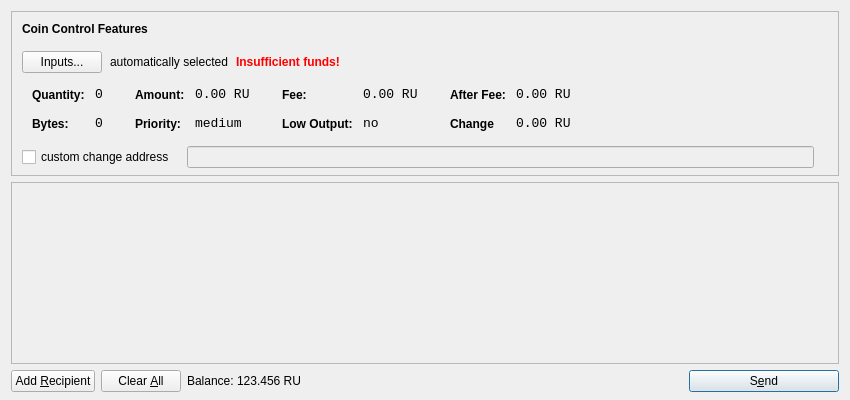
<?xml version="1.0" encoding="UTF-8"?>
<ui version="4.0">
 <class>SendCoinsDialog</class>
 <widget class="QDialog" name="SendCoinsDialog">
  <property name="geometry">
   <rect>
    <x>0</x>
    <y>0</y>
    <width>850</width>
    <height>400</height>
   </rect>
  </property>
  <property name="windowTitle">
   <string>Send Coins</string>
  </property>
  <layout class="QVBoxLayout" name="verticalLayout" stretch="0,1,0">
   <property name="bottomMargin">
    <number>8</number>
   </property>
   <item>
    <widget class="QFrame" name="frameCoinControl">
     <property name="sizePolicy">
      <sizepolicy hsizetype="Expanding" vsizetype="Expanding">
       <horstretch>0</horstretch>
       <verstretch>0</verstretch>
      </sizepolicy>
     </property>
     <property name="maximumSize">
      <size>
       <width>16777215</width>
       <height>16777215</height>
      </size>
     </property>
     <property name="frameShape">
      <enum>QFrame::StyledPanel</enum>
     </property>
     <property name="frameShadow">
      <enum>QFrame::Sunken</enum>
     </property>
     <layout class="QVBoxLayout" name="verticalLayoutCoinControl2">
      <property name="spacing">
       <number>-1</number>
      </property>
      <property name="leftMargin">
       <number>0</number>
      </property>
      <property name="topMargin">
       <number>0</number>
      </property>
      <property name="rightMargin">
       <number>0</number>
      </property>
      <property name="bottomMargin">
       <number>6</number>
      </property>
      <item>
       <layout class="QVBoxLayout" name="verticalLayoutCoinControl" stretch="0,0,0,0,1">
        <property name="spacing">
         <number>0</number>
        </property>
        <property name="leftMargin">
         <number>10</number>
        </property>
        <property name="topMargin">
         <number>10</number>
        </property>
        <item>
         <layout class="QHBoxLayout" name="horizontalLayoutCoinControl1">
          <property name="bottomMargin">
           <number>15</number>
          </property>
          <item>
           <widget class="QLabel" name="labelCoinControlFeatures">
            <property name="sizePolicy">
             <sizepolicy hsizetype="Preferred" vsizetype="Maximum">
              <horstretch>0</horstretch>
              <verstretch>0</verstretch>
             </sizepolicy>
            </property>
            <property name="font">
             <font>
              <weight>75</weight>
              <bold>true</bold>
             </font>
            </property>
            <property name="styleSheet">
             <string notr="true">font-weight:bold;</string>
            </property>
            <property name="text">
             <string>Coin Control Features</string>
            </property>
           </widget>
          </item>
         </layout>
        </item>
        <item>
         <layout class="QHBoxLayout" name="horizontalLayoutCoinControl2" stretch="0,0,0,0">
          <property name="spacing">
           <number>8</number>
          </property>
          <property name="bottomMargin">
           <number>10</number>
          </property>
          <item>
           <widget class="QPushButton" name="pushButtonCoinControl">
            <property name="styleSheet">
             <string notr="true"/>
            </property>
            <property name="text">
             <string>Inputs...</string>
            </property>
           </widget>
          </item>
          <item>
           <widget class="QLabel" name="labelCoinControlAutomaticallySelected">
            <property name="text">
             <string>automatically selected</string>
            </property>
            <property name="margin">
             <number>5</number>
            </property>
           </widget>
          </item>
          <item>
           <widget class="QLabel" name="labelCoinControlInsuffFunds">
            <property name="font">
             <font>
              <weight>75</weight>
              <bold>true</bold>
             </font>
            </property>
            <property name="styleSheet">
             <string notr="true">color:red;font-weight:bold;</string>
            </property>
            <property name="text">
             <string>Insufficient funds!</string>
            </property>
            <property name="margin">
             <number>5</number>
            </property>
           </widget>
          </item>
          <item>
           <spacer name="horizontalSpacerCoinControl">
            <property name="orientation">
             <enum>Qt::Horizontal</enum>
            </property>
            <property name="sizeHint" stdset="0">
             <size>
              <width>40</width>
              <height>1</height>
             </size>
            </property>
           </spacer>
          </item>
         </layout>
        </item>
        <item>
         <widget class="QWidget" name="widgetCoinControl" native="true">
          <property name="sizePolicy">
           <sizepolicy hsizetype="Preferred" vsizetype="Preferred">
            <horstretch>0</horstretch>
            <verstretch>0</verstretch>
           </sizepolicy>
          </property>
          <property name="minimumSize">
           <size>
            <width>0</width>
            <height>0</height>
           </size>
          </property>
          <property name="styleSheet">
           <string notr="true"/>
          </property>
          <layout class="QHBoxLayout" name="horizontalLayoutCoinControl5">
           <property name="margin">
            <number>0</number>
           </property>
           <item>
            <layout class="QHBoxLayout" name="horizontalLayoutCoinControl3" stretch="0,0,0,1">
             <property name="spacing">
              <number>20</number>
             </property>
             <property name="topMargin">
              <number>0</number>
             </property>
             <property name="bottomMargin">
              <number>10</number>
             </property>
             <item>
              <layout class="QFormLayout" name="formLayoutCoinControl1">
               <property name="horizontalSpacing">
                <number>10</number>
               </property>
               <property name="verticalSpacing">
                <number>14</number>
               </property>
               <property name="leftMargin">
                <number>10</number>
               </property>
               <property name="topMargin">
                <number>4</number>
               </property>
               <property name="rightMargin">
                <number>6</number>
               </property>
               <item row="0" column="0">
                <widget class="QLabel" name="labelCoinControlQuantityText">
                 <property name="styleSheet">
                  <string notr="true">font-weight:bold;</string>
                 </property>
                 <property name="text">
                  <string>Quantity:</string>
                 </property>
                 <property name="margin">
                  <number>0</number>
                 </property>
                </widget>
               </item>
               <item row="0" column="1">
                <widget class="QLabel" name="labelCoinControlQuantity">
                 <property name="font">
                  <font>
                   <family>Monospace</family>
                   <pointsize>10</pointsize>
                  </font>
                 </property>
                 <property name="cursor">
                  <cursorShape>IBeamCursor</cursorShape>
                 </property>
                 <property name="contextMenuPolicy">
                  <enum>Qt::ActionsContextMenu</enum>
                 </property>
                 <property name="text">
                  <string>0</string>
                 </property>
                 <property name="margin">
                  <number>0</number>
                 </property>
                 <property name="textInteractionFlags">
                  <set>Qt::LinksAccessibleByMouse|Qt::TextSelectableByKeyboard|Qt::TextSelectableByMouse</set>
                 </property>
                </widget>
               </item>
               <item row="1" column="0">
                <widget class="QLabel" name="labelCoinControlBytesText">
                 <property name="styleSheet">
                  <string notr="true">font-weight:bold;</string>
                 </property>
                 <property name="text">
                  <string>Bytes:</string>
                 </property>
                </widget>
               </item>
               <item row="1" column="1">
                <widget class="QLabel" name="labelCoinControlBytes">
                 <property name="font">
                  <font>
                   <family>Monospace</family>
                   <pointsize>10</pointsize>
                  </font>
                 </property>
                 <property name="cursor">
                  <cursorShape>IBeamCursor</cursorShape>
                 </property>
                 <property name="contextMenuPolicy">
                  <enum>Qt::ActionsContextMenu</enum>
                 </property>
                 <property name="text">
                  <string>0</string>
                 </property>
                 <property name="textInteractionFlags">
                  <set>Qt::LinksAccessibleByMouse|Qt::TextSelectableByKeyboard|Qt::TextSelectableByMouse</set>
                 </property>
                </widget>
               </item>
              </layout>
             </item>
             <item>
              <layout class="QFormLayout" name="formLayoutCoinControl2">
               <property name="horizontalSpacing">
                <number>10</number>
               </property>
               <property name="verticalSpacing">
                <number>14</number>
               </property>
               <property name="leftMargin">
                <number>6</number>
               </property>
               <property name="topMargin">
                <number>4</number>
               </property>
               <property name="rightMargin">
                <number>6</number>
               </property>
               <item row="0" column="0">
                <widget class="QLabel" name="labelCoinControlAmountText">
                 <property name="styleSheet">
                  <string notr="true">font-weight:bold;</string>
                 </property>
                 <property name="text">
                  <string>Amount:</string>
                 </property>
                 <property name="margin">
                  <number>0</number>
                 </property>
                </widget>
               </item>
               <item row="0" column="1">
                <widget class="QLabel" name="labelCoinControlAmount">
                 <property name="font">
                  <font>
                   <family>Monospace</family>
                   <pointsize>10</pointsize>
                  </font>
                 </property>
                 <property name="cursor">
                  <cursorShape>IBeamCursor</cursorShape>
                 </property>
                 <property name="contextMenuPolicy">
                  <enum>Qt::ActionsContextMenu</enum>
                 </property>
                 <property name="text">
                  <string>0.00 RU</string>
                 </property>
                 <property name="textInteractionFlags">
                  <set>Qt::LinksAccessibleByMouse|Qt::TextSelectableByKeyboard|Qt::TextSelectableByMouse</set>
                 </property>
                </widget>
               </item>
               <item row="1" column="0">
                <widget class="QLabel" name="labelCoinControlPriorityText">
                 <property name="styleSheet">
                  <string notr="true">font-weight:bold;</string>
                 </property>
                 <property name="text">
                  <string>Priority:</string>
                 </property>
                </widget>
               </item>
               <item row="1" column="1">
                <widget class="QLabel" name="labelCoinControlPriority">
                 <property name="font">
                  <font>
                   <family>Monospace</family>
                   <pointsize>10</pointsize>
                  </font>
                 </property>
                 <property name="cursor">
                  <cursorShape>IBeamCursor</cursorShape>
                 </property>
                 <property name="contextMenuPolicy">
                  <enum>Qt::ActionsContextMenu</enum>
                 </property>
                 <property name="text">
                  <string>medium</string>
                 </property>
                 <property name="textInteractionFlags">
                  <set>Qt::LinksAccessibleByMouse|Qt::TextSelectableByKeyboard|Qt::TextSelectableByMouse</set>
                 </property>
                </widget>
               </item>
              </layout>
             </item>
             <item>
              <layout class="QFormLayout" name="formLayoutCoinControl3">
               <property name="horizontalSpacing">
                <number>10</number>
               </property>
               <property name="verticalSpacing">
                <number>14</number>
               </property>
               <property name="leftMargin">
                <number>6</number>
               </property>
               <property name="topMargin">
                <number>4</number>
               </property>
               <property name="rightMargin">
                <number>6</number>
               </property>
               <item row="0" column="0">
                <widget class="QLabel" name="labelCoinControlFeeText">
                 <property name="styleSheet">
                  <string notr="true">font-weight:bold;</string>
                 </property>
                 <property name="text">
                  <string>Fee:</string>
                 </property>
                 <property name="margin">
                  <number>0</number>
                 </property>
                </widget>
               </item>
               <item row="0" column="1">
                <widget class="QLabel" name="labelCoinControlFee">
                 <property name="font">
                  <font>
                   <family>Monospace</family>
                   <pointsize>10</pointsize>
                  </font>
                 </property>
                 <property name="cursor">
                  <cursorShape>IBeamCursor</cursorShape>
                 </property>
                 <property name="contextMenuPolicy">
                  <enum>Qt::ActionsContextMenu</enum>
                 </property>
                 <property name="text">
                  <string>0.00 RU</string>
                 </property>
                 <property name="textInteractionFlags">
                  <set>Qt::LinksAccessibleByMouse|Qt::TextSelectableByKeyboard|Qt::TextSelectableByMouse</set>
                 </property>
                </widget>
               </item>
               <item row="1" column="0">
                <widget class="QLabel" name="labelCoinControlLowOutputText">
                 <property name="styleSheet">
                  <string notr="true">font-weight:bold;</string>
                 </property>
                 <property name="text">
                  <string>Low Output:</string>
                 </property>
                </widget>
               </item>
               <item row="1" column="1">
                <widget class="QLabel" name="labelCoinControlLowOutput">
                 <property name="font">
                  <font>
                   <family>Monospace</family>
                   <pointsize>10</pointsize>
                  </font>
                 </property>
                 <property name="cursor">
                  <cursorShape>IBeamCursor</cursorShape>
                 </property>
                 <property name="contextMenuPolicy">
                  <enum>Qt::ActionsContextMenu</enum>
                 </property>
                 <property name="text">
                  <string>no</string>
                 </property>
                 <property name="textInteractionFlags">
                  <set>Qt::LinksAccessibleByMouse|Qt::TextSelectableByKeyboard|Qt::TextSelectableByMouse</set>
                 </property>
                </widget>
               </item>
              </layout>
             </item>
             <item>
              <layout class="QFormLayout" name="formLayoutCoinControl4">
               <property name="horizontalSpacing">
                <number>10</number>
               </property>
               <property name="verticalSpacing">
                <number>14</number>
               </property>
               <property name="leftMargin">
                <number>6</number>
               </property>
               <property name="topMargin">
                <number>4</number>
               </property>
               <property name="rightMargin">
                <number>6</number>
               </property>
               <item row="0" column="0">
                <widget class="QLabel" name="labelCoinControlAfterFeeText">
                 <property name="styleSheet">
                  <string notr="true">font-weight:bold;</string>
                 </property>
                 <property name="text">
                  <string>After Fee:</string>
                 </property>
                 <property name="margin">
                  <number>0</number>
                 </property>
                </widget>
               </item>
               <item row="0" column="1">
                <widget class="QLabel" name="labelCoinControlAfterFee">
                 <property name="font">
                  <font>
                   <family>Monospace</family>
                   <pointsize>10</pointsize>
                  </font>
                 </property>
                 <property name="cursor">
                  <cursorShape>IBeamCursor</cursorShape>
                 </property>
                 <property name="contextMenuPolicy">
                  <enum>Qt::ActionsContextMenu</enum>
                 </property>
                 <property name="text">
                  <string>0.00 RU</string>
                 </property>
                 <property name="textInteractionFlags">
                  <set>Qt::LinksAccessibleByMouse|Qt::TextSelectableByKeyboard|Qt::TextSelectableByMouse</set>
                 </property>
                </widget>
               </item>
               <item row="1" column="0">
                <widget class="QLabel" name="labelCoinControlChangeText">
                 <property name="styleSheet">
                  <string notr="true">font-weight:bold;</string>
                 </property>
                 <property name="text">
                  <string>Change</string>
                 </property>
                </widget>
               </item>
               <item row="1" column="1">
                <widget class="QLabel" name="labelCoinControlChange">
                 <property name="font">
                  <font>
                   <family>Monospace</family>
                   <pointsize>10</pointsize>
                  </font>
                 </property>
                 <property name="cursor">
                  <cursorShape>IBeamCursor</cursorShape>
                 </property>
                 <property name="contextMenuPolicy">
                  <enum>Qt::ActionsContextMenu</enum>
                 </property>
                 <property name="text">
                  <string>0.00 RU</string>
                 </property>
                 <property name="textInteractionFlags">
                  <set>Qt::LinksAccessibleByMouse|Qt::TextSelectableByKeyboard|Qt::TextSelectableByMouse</set>
                 </property>
                </widget>
               </item>
              </layout>
             </item>
            </layout>
           </item>
          </layout>
         </widget>
        </item>
        <item>
         <layout class="QHBoxLayout" name="horizontalLayoutCoinControl4" stretch="0,0,0">
          <property name="spacing">
           <number>12</number>
          </property>
          <property name="sizeConstraint">
           <enum>QLayout::SetDefaultConstraint</enum>
          </property>
          <property name="topMargin">
           <number>5</number>
          </property>
          <property name="rightMargin">
           <number>5</number>
          </property>
          <item>
           <widget class="QCheckBox" name="checkBoxCoinControlChange">
            <property name="text">
             <string>custom change address</string>
            </property>
           </widget>
          </item>
          <item>
           <widget class="QLineEdit" name="lineEditCoinControlChange">
            <property name="enabled">
             <bool>false</bool>
            </property>
            <property name="sizePolicy">
             <sizepolicy hsizetype="Expanding" vsizetype="Fixed">
              <horstretch>0</horstretch>
              <verstretch>0</verstretch>
             </sizepolicy>
            </property>
           </widget>
          </item>
          <item>
           <widget class="QLabel" name="labelCoinControlChangeLabel">
            <property name="sizePolicy">
             <sizepolicy hsizetype="Preferred" vsizetype="Expanding">
              <horstretch>0</horstretch>
              <verstretch>0</verstretch>
             </sizepolicy>
            </property>
            <property name="minimumSize">
             <size>
              <width>0</width>
              <height>0</height>
             </size>
            </property>
            <property name="text">
             <string/>
            </property>
            <property name="margin">
             <number>3</number>
            </property>
           </widget>
          </item>
         </layout>
        </item>
        <item>
         <spacer name="verticalSpacerCoinControl">
          <property name="orientation">
           <enum>Qt::Vertical</enum>
          </property>
          <property name="sizeHint" stdset="0">
           <size>
            <width>800</width>
            <height>1</height>
           </size>
          </property>
         </spacer>
        </item>
       </layout>
      </item>
     </layout>
    </widget>
   </item>
   <item>
    <widget class="QScrollArea" name="scrollArea">
     <property name="widgetResizable">
      <bool>true</bool>
     </property>
     <widget class="QWidget" name="scrollAreaWidgetContents">
      <property name="geometry">
       <rect>
        <x>0</x>
        <y>0</y>
        <width>830</width>
        <height>165</height>
       </rect>
      </property>
      <layout class="QVBoxLayout" name="verticalLayout_2">
       <property name="margin">
        <number>0</number>
       </property>
       <item>
        <layout class="QVBoxLayout" name="entries">
         <property name="spacing">
          <number>6</number>
         </property>
        </layout>
       </item>
       <item>
        <spacer name="verticalSpacer">
         <property name="orientation">
          <enum>Qt::Vertical</enum>
         </property>
         <property name="sizeHint" stdset="0">
          <size>
           <width>20</width>
           <height>40</height>
          </size>
         </property>
        </spacer>
       </item>
      </layout>
     </widget>
    </widget>
   </item>
   <item>
    <layout class="QHBoxLayout" name="horizontalLayout">
     <item>
      <widget class="QPushButton" name="addButton">
       <property name="toolTip">
        <string>Send to multiple recipients at once</string>
       </property>
       <property name="text">
        <string>Add &amp;Recipient</string>
       </property>
       <property name="icon">
        <iconset resource="../bitcoin.qrc">
         <normaloff>:/icons/add</normaloff>:/icons/add</iconset>
       </property>
       <property name="autoDefault">
        <bool>false</bool>
       </property>
      </widget>
     </item>
     <item>
      <widget class="QPushButton" name="clearButton">
       <property name="sizePolicy">
        <sizepolicy hsizetype="Minimum" vsizetype="Fixed">
         <horstretch>0</horstretch>
         <verstretch>0</verstretch>
        </sizepolicy>
       </property>
       <property name="toolTip">
        <string>Remove all transaction fields</string>
       </property>
       <property name="text">
        <string>Clear &amp;All</string>
       </property>
       <property name="icon">
        <iconset resource="../bitcoin.qrc">
         <normaloff>:/icons/remove</normaloff>:/icons/remove</iconset>
       </property>
       <property name="autoRepeatDelay">
        <number>300</number>
       </property>
       <property name="autoDefault">
        <bool>false</bool>
       </property>
      </widget>
     </item>
     <item>
      <layout class="QHBoxLayout" name="horizontalLayout_2">
       <property name="spacing">
        <number>3</number>
       </property>
       <item>
        <widget class="QLabel" name="label">
         <property name="sizePolicy">
          <sizepolicy hsizetype="Preferred" vsizetype="Fixed">
           <horstretch>0</horstretch>
           <verstretch>0</verstretch>
          </sizepolicy>
         </property>
         <property name="text">
          <string>Balance:</string>
         </property>
        </widget>
       </item>
       <item>
        <widget class="QLabel" name="labelBalance">
         <property name="sizePolicy">
          <sizepolicy hsizetype="Preferred" vsizetype="Fixed">
           <horstretch>0</horstretch>
           <verstretch>0</verstretch>
          </sizepolicy>
         </property>
         <property name="cursor">
          <cursorShape>IBeamCursor</cursorShape>
         </property>
         <property name="text">
          <string>123.456 RU</string>
         </property>
         <property name="textInteractionFlags">
          <set>Qt::LinksAccessibleByMouse|Qt::TextSelectableByKeyboard|Qt::TextSelectableByMouse</set>
         </property>
        </widget>
       </item>
      </layout>
     </item>
     <item>
      <spacer name="horizontalSpacer">
       <property name="orientation">
        <enum>Qt::Horizontal</enum>
       </property>
       <property name="sizeHint" stdset="0">
        <size>
         <width>40</width>
         <height>20</height>
        </size>
       </property>
      </spacer>
     </item>
     <item>
      <widget class="QPushButton" name="sendButton">
       <property name="minimumSize">
        <size>
         <width>150</width>
         <height>0</height>
        </size>
       </property>
       <property name="toolTip">
        <string>Confirm the send action</string>
       </property>
       <property name="text">
        <string>S&amp;end</string>
       </property>
       <property name="icon">
        <iconset resource="../bitcoin.qrc">
         <normaloff>:/icons/send</normaloff>:/icons/send</iconset>
       </property>
       <property name="default">
        <bool>true</bool>
       </property>
      </widget>
     </item>
    </layout>
   </item>
  </layout>
 </widget>
 <resources>
  <include location="../bitcoin.qrc"/>
 </resources>
 <connections/>
</ui>
